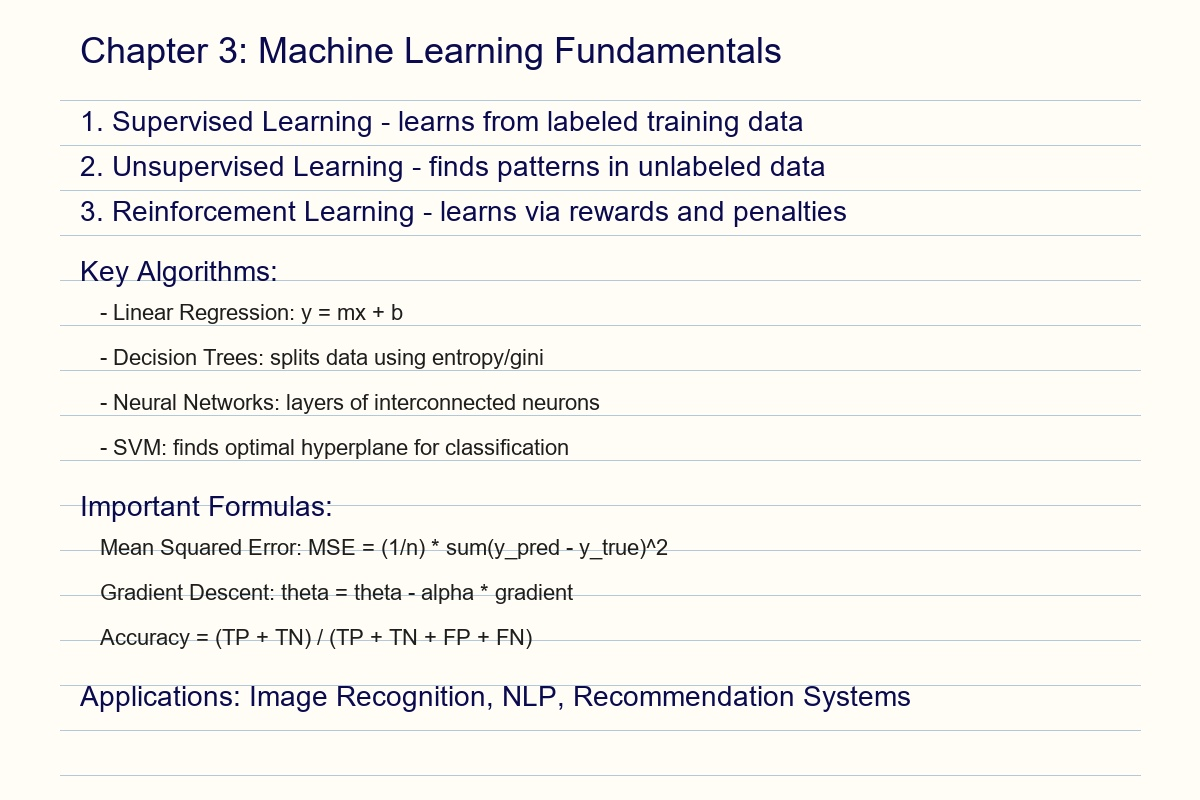
#> input picture .vscode/backend/uploads/user_1/original/58181c67-cd97-4fa8-99ec-06ebbbb330ce_ml_notes.jpeg, 1200 x 800 px
$ python -i image_enhancer.py   (imports and definitions only)
#> lines starting #> are read from the running program, lines starting #| are printed output that depends on the picture
#> further down, picture is the input picture: shape (800, 1200, 3); mean B, G, R 237.9, 242.5, 244
"""AI Image Enhancement Pipeline — optimised for handwritten note photos."""
from __future__ import annotations
import cv2
import numpy as np
from PIL import Image
import io


# [7 lines left out: function load_image, not called in this run]


def to_bytes(img: np.ndarray, fmt: str = ".png") -> bytes:
    _, buf = cv2.imencode(fmt, img)
    return buf.tobytes()


# [27 lines left out: functions upscale_if_small, correct_skew, not called in this run]


def remove_noise(img: np.ndarray) -> np.ndarray:
    """Fast bilateral filter — preserves edges better than NLM denoising."""
    return cv2.bilateralFilter(img, 9, 75, 75)


def enhance_contrast(img: np.ndarray) -> np.ndarray:
    """CLAHE on LAB L-channel for even contrast across the page."""
    lab = cv2.cvtColor(img, cv2.COLOR_BGR2LAB)
#> lab: shape (800, 1200, 3); mean of channels 0, 1, 2 243, 127.6, 130.5
    l, a, b = cv2.split(lab)
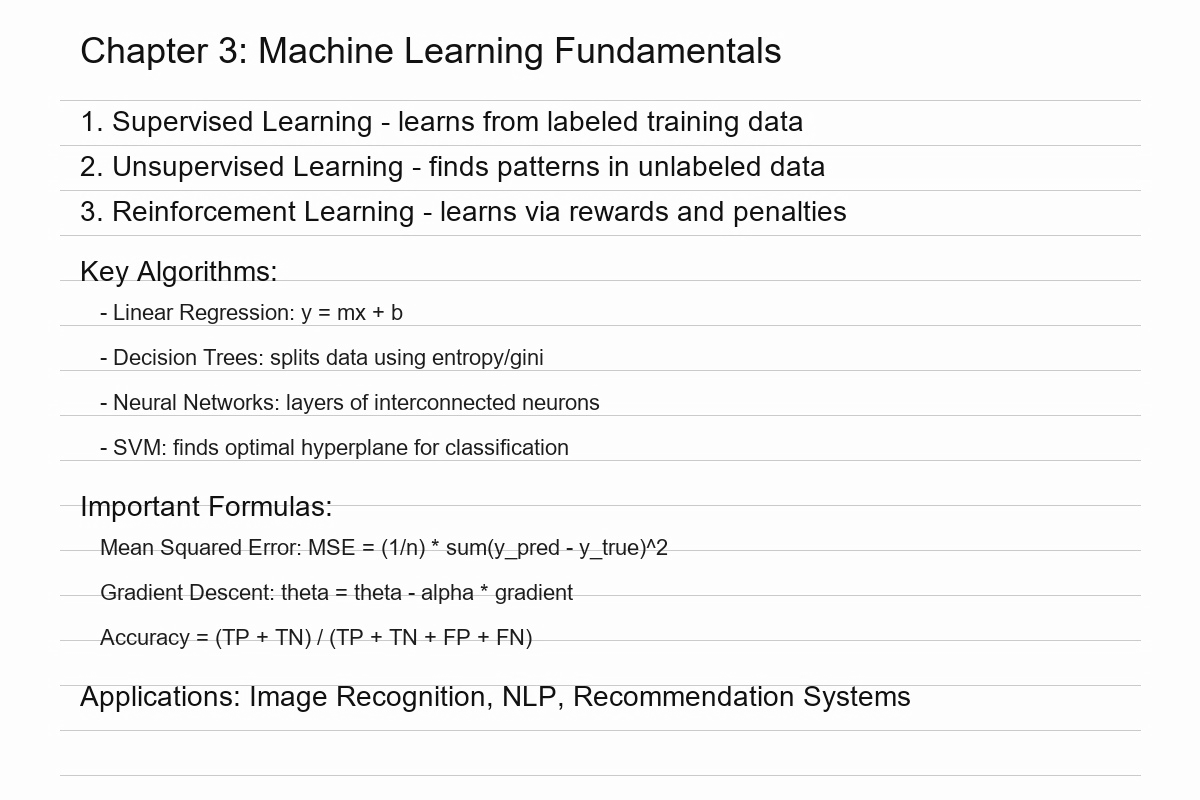
#> l: shape (800, 1200); min 8, max 255, mean 243
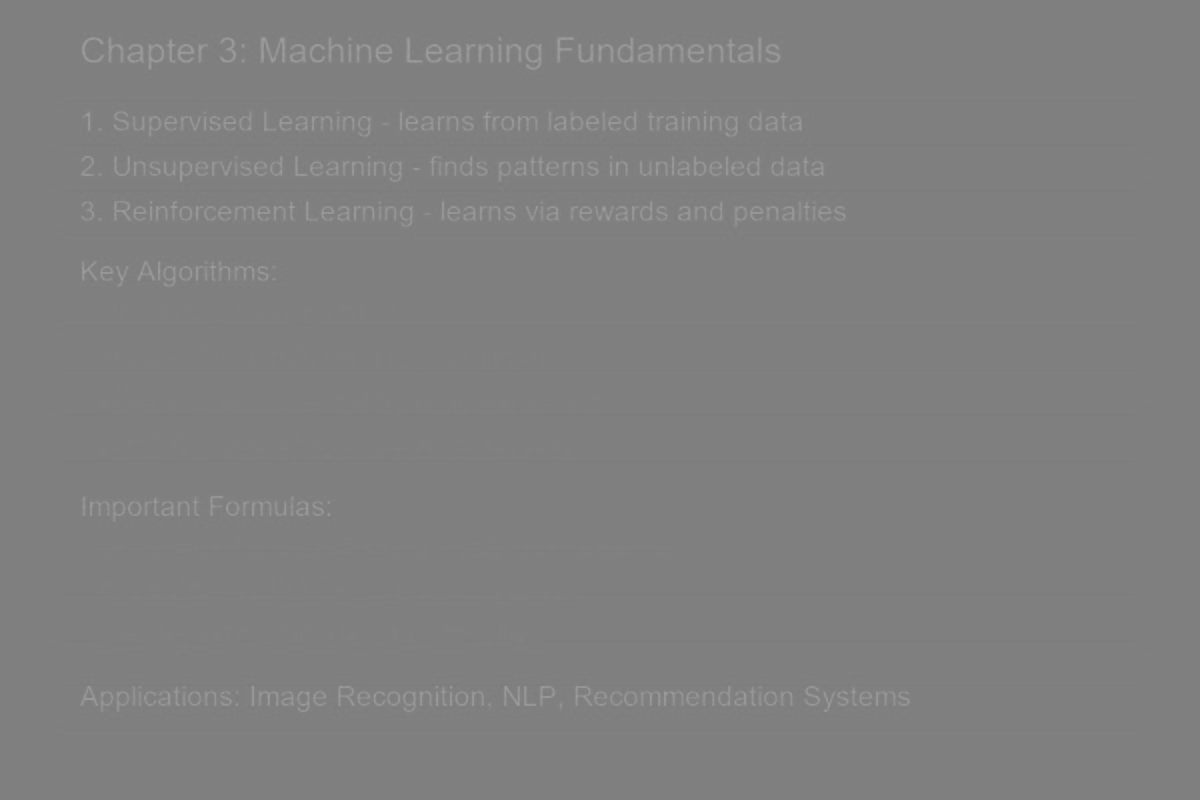
#> a: shape (800, 1200); min 123, max 158, mean 127.6
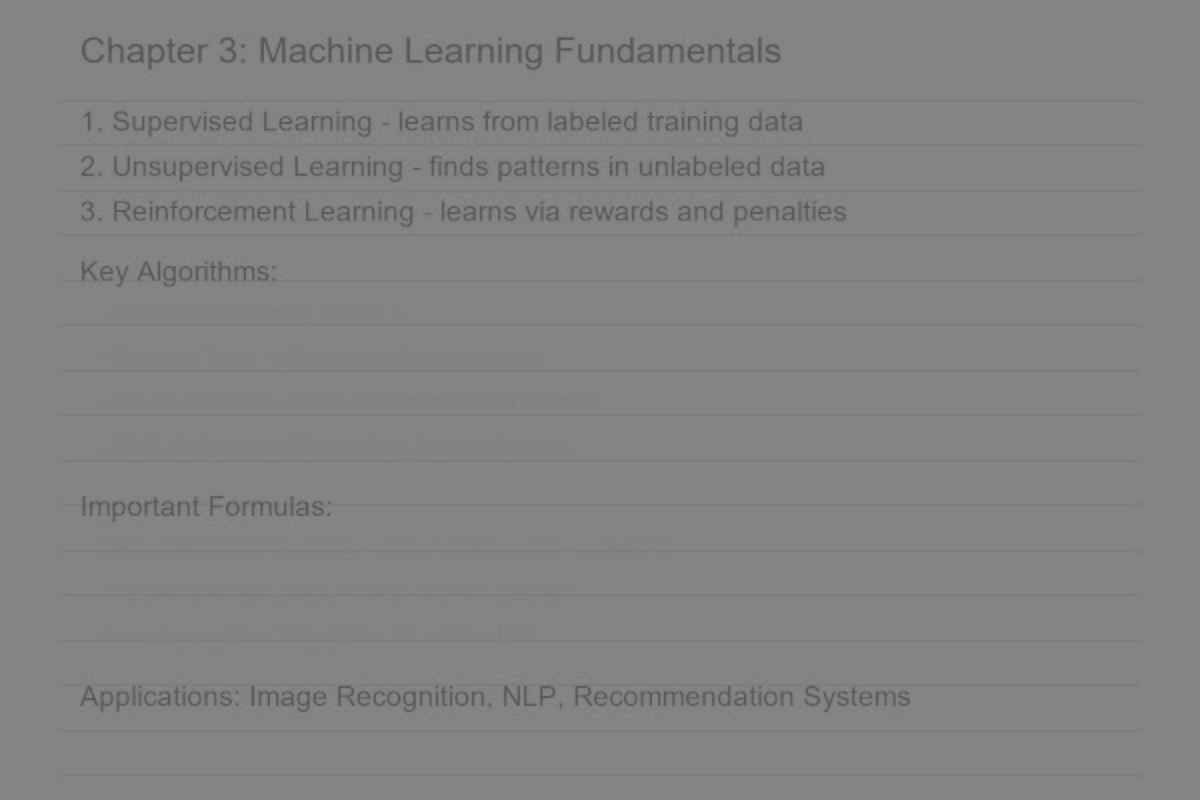
#> b: shape (800, 1200); min 85, max 138, mean 130.5
    clahe = cv2.createCLAHE(clipLimit=2.0, tileGridSize=(8, 8))
    l = clahe.apply(l)
    return cv2.cvtColor(cv2.merge((l, a, b)), cv2.COLOR_LAB2BGR)


# [40 lines left out: functions sharpen_image, binarise_for_ocr, full_enhance_pipeline, not called in this run]

>>> import cv2
>>> picture = cv2.imread('../../../.vscode/backend/uploads/user_1/original/58181c67-cd97-4fa8-99ec-06ebbbb330ce_ml_notes.jpeg')
>>> result = enhance_contrast(picture)
